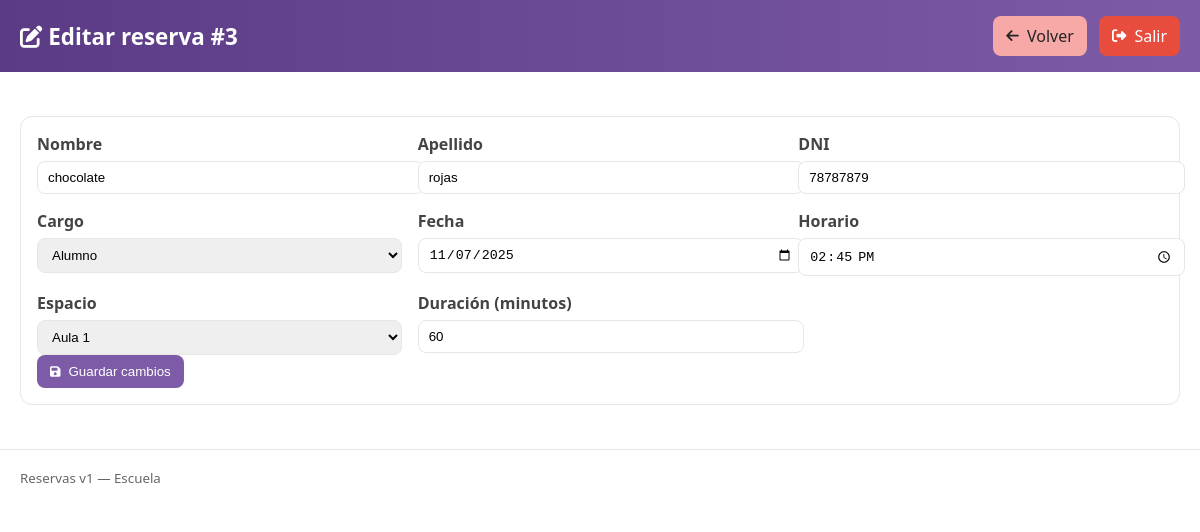
Page /editar.php?id=3 (signed in) on the committed database.
### tables this page shows
CREATE TABLE reservas (
    id INTEGER PRIMARY KEY AUTOINCREMENT,
    nombre TEXT,
    apellido TEXT,
    dni TEXT,
    cargo TEXT,
    fecha TEXT,
    horario TEXT,
    espacio TEXT
, duracion INTEGER NOT NULL DEFAULT 60);

### editar.php (the view, shortened to what this page needs)
<?php
$id = isset($_GET['id']) ? (int)$_GET['id'] : 0;
$db = getDB();
$reserva = null;
if ($id) {
    $stmt = $db->prepare("SELECT * FROM reservas WHERE id = ?");
    $stmt->execute([$id]);
    $reserva = $stmt->fetch(PDO::FETCH_ASSOC);
}
?>
<!DOCTYPE html>
<html lang="es">
<head>
    <link rel="stylesheet" href="estilo.css?v=<?= filemtime(__DIR__ . '/estilo.css') ?>">
    <link rel="stylesheet" href="https://cdnjs.cloudflare.com/ajax/libs/font-awesome/6.5.0/css/all.min.css">
</head>
<body>
<header>
    <h1><i class="fa-solid fa-pen-to-square"></i> Editar reserva #<?= (int)$reserva['id'] ?></h1>
    <nav>
        <a href="index.php" class="btn secundario"><i class="fa-solid fa-arrow-left"></i> Volver</a>
        <a href="logout.php" class="btn peligro"><i class="fa-solid fa-right-from-bracket"></i> Salir</a>
    </nav>
</header>
<main>
    <section class="formulario">
        <form method="POST" action="admin.php">
            <div class="grid">
                <label>Nombre
                    <input type="text" name="nombre" value="<?= htmlspecialchars($reserva['nombre']) ?>" required>
                </label>
                <label>Apellido
                    <input type="text" name="apellido" value="<?= htmlspecialchars($reserva['apellido']) ?>" required>
                </label>
                <label>DNI
                    <input type="text" name="dni" value="<?= htmlspecialchars($reserva['dni']) ?>" required>
                </label>
                <label>Cargo
                    <select name="cargo" required>
                        <?php
                        $cargos = ['Alumno','Profesor','Directivo','Personal'];
                        foreach ($cargos as $c) {
                            $sel = ($reserva['cargo'] === $c) ? 'selected' : '';
                            echo "<option value=\"{$c}\" {$sel}>{$c}</option>";
                        }
                        ?>
                    </select>
                </label>
                <label>Fecha
                    <input type="date" name="fecha" value="<?= htmlspecialchars($reserva['fecha']) ?>" required>
                </label>
                <label>Horario
                    <input type="time" name="horario" value="<?= htmlspecialchars($reserva['horario']) ?>" required>
                </label>
                <label>Espacio
                    <select name="espacio" required>
                        <?php
                        $espacios = ['Aula 1','Aula 2','Laboratorio','Gimnasio','Biblioteca'];
                        foreach ($espacios as $e) {
                            $sel = ($reserva['espacio'] === $e) ? 'selected' : '';
                            echo "<option value=\"{$e}\" {$sel}>{$e}</option>";
                        }
                        ?>
                    </select>
                </label>
                <label>Duración (minutos)
                    <input type="number" name="duracion" min="10" max="480" step="5" value="<?= (int)$reserva['duracion'] ?>" required>
                </label>
            </div>
            <button type="submit" class="btn primario"><i class="fa-solid fa-floppy-disk"></i> Guardar cambios</button>
        </form>
    </section>
</main>
<footer>
    <small>Reservas v1 — Escuela</small>
</footer>
</body>
</html>

### estilo.css (style rules this page uses)
:root { --bg: #ffffff; --texto: #222222; --lila: #7d5ba6; --lila-oscuro: #5b3b85; --salmon: #f7a9a8; --salmon-claro: #ffd3d2; --borde: #e6e6e6; }
html, body { height: 100%; }
body { margin: 0; background: var(--bg); color: var(--texto); font-family: system-ui, -apple-system, Segoe UI, Roboto, Ubuntu, Cantarell, "Noto Sans", "Helvetica Neue", Arial, "Apple Color Emoji", "Segoe UI Emoji"; }
header { background: linear-gradient(90deg, var(--lila-oscuro), var(--lila)); color: #fff; padding: 16px 20px; display: flex; justify-content: space-between; align-items: center; }
header h1 { margin: 0; font-size: 1.4rem; }
header nav a { margin-left: 8px; }
main { padding: 20px; }
.formulario { margin-top: 24px; background: #fff; border: 1px solid var(--borde); border-radius: 12px; padding: 16px; }
.grid { display: grid; grid-template-columns: repeat(3, 1fr); gap: 16px; }
label { display: block; font-weight: 600; color: #444; }
input, select { width: 100%; padding: 8px 10px; border: 1px solid var(--borde); border-radius: 8px; margin-top: 6px; }
.btn { display: inline-flex; align-items: center; gap: 8px; padding: 8px 12px; border-radius: 8px; border: 1px solid transparent; cursor: pointer; text-decoration: none; transition: transform .05s ease, box-shadow .1s ease; }
.btn i { font-size: 0.9em; }
.btn.primario { background: var(--lila); color: #fff; }
.btn.secundario { background: var(--salmon); color: #242424; }
.btn.peligro { background: #e74c3c; color: #fff; }
footer { margin-top: 24px; padding: 16px 20px; border-top: 1px solid var(--borde); color: #666; }

### rows in the picture
reservas: id "3", nombre "chocolate", apellido "rojas", dni "78787879", fecha "11/07/2025", horario "14:45", duracion "60"

### other values in the picture
form field cargo "Alumno"
form field espacio "Aula 1"
